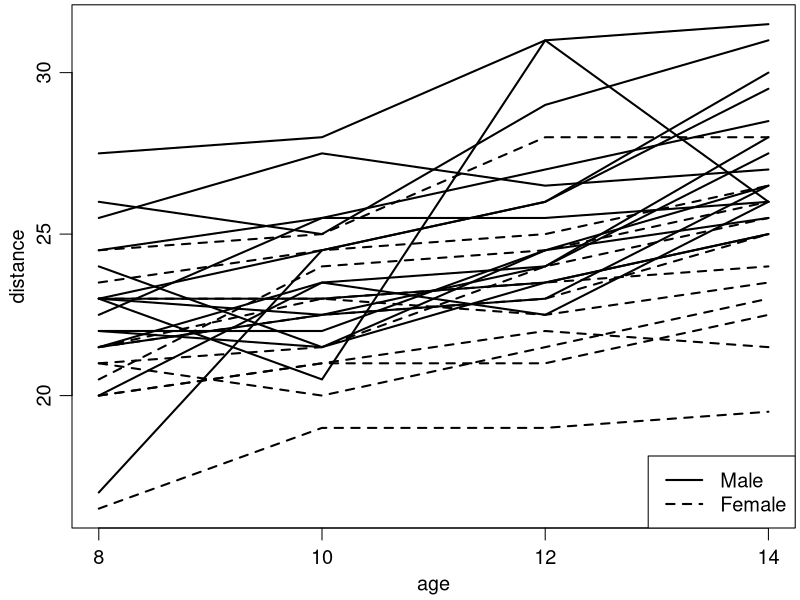
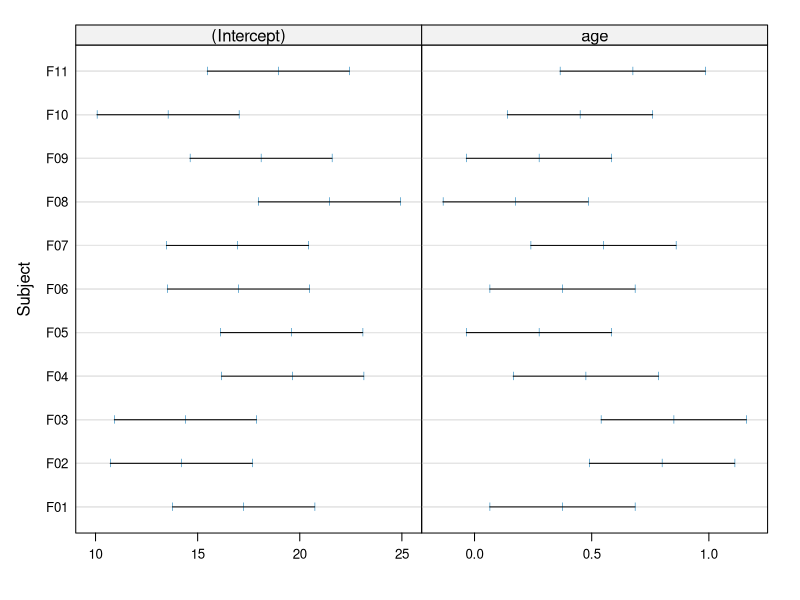
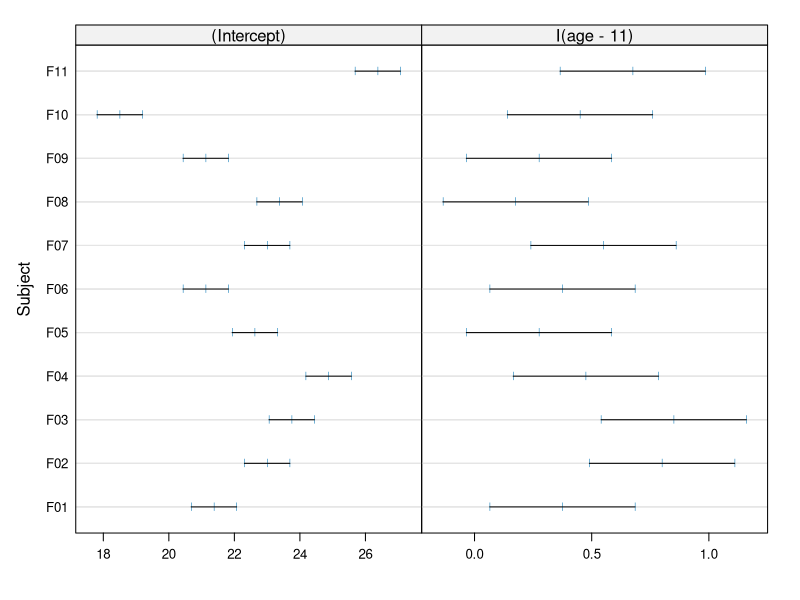
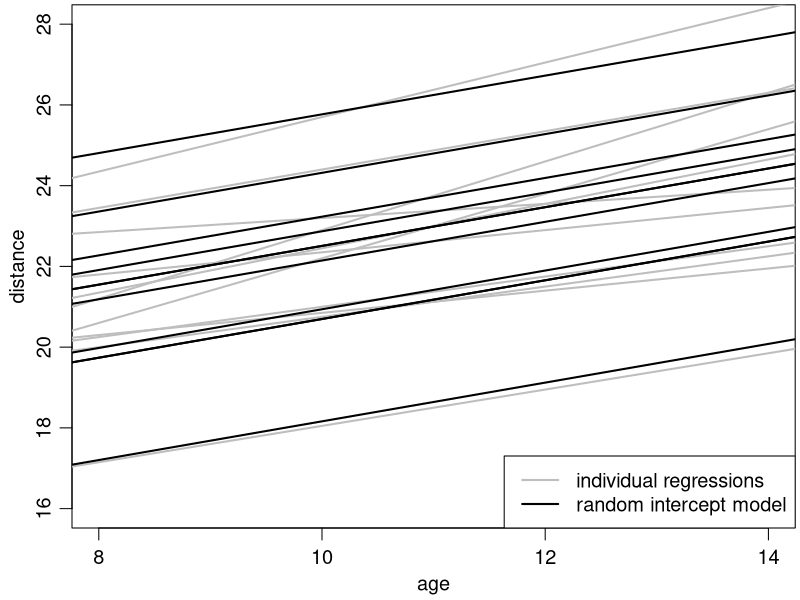
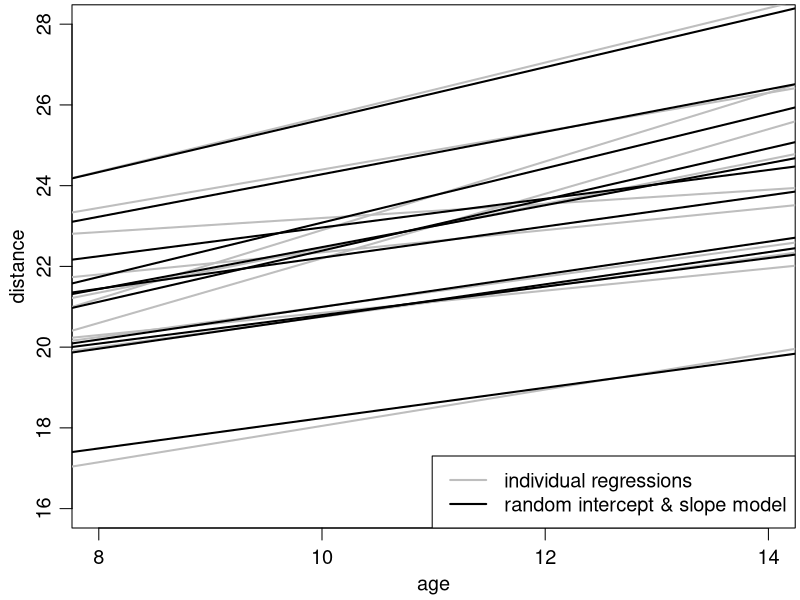
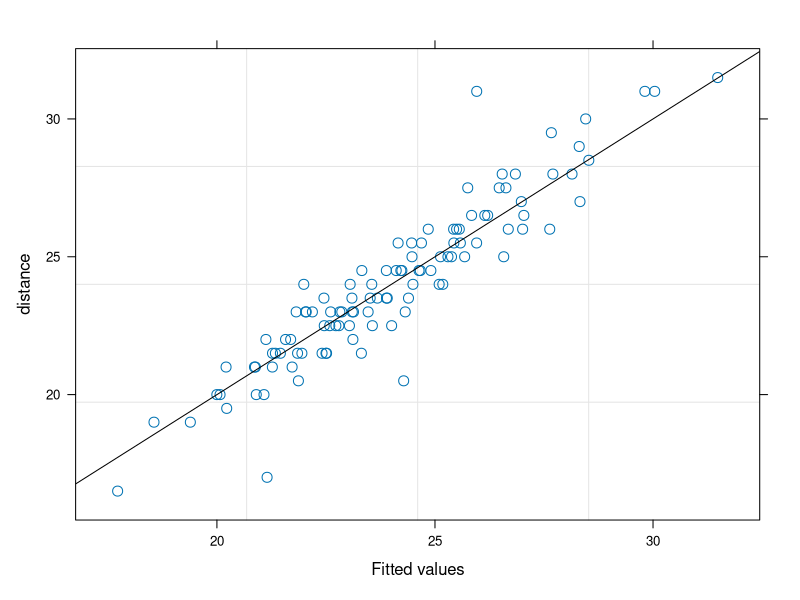
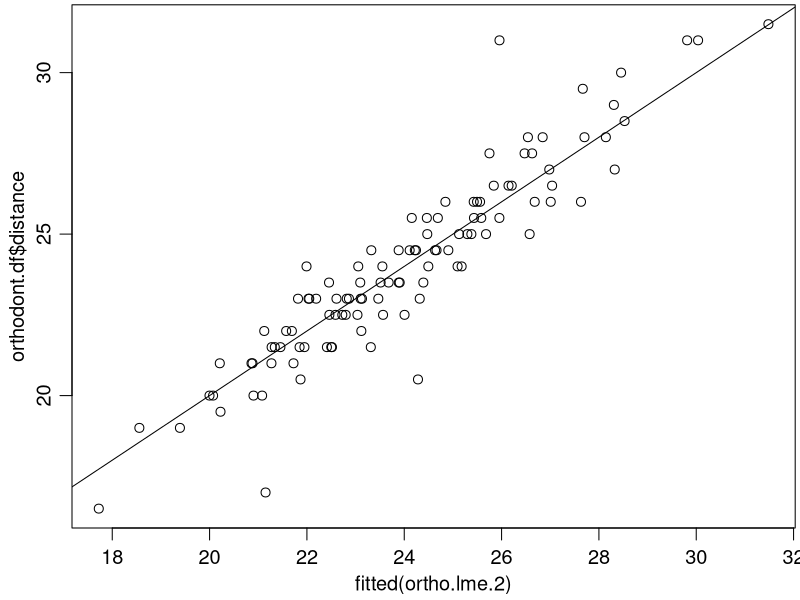
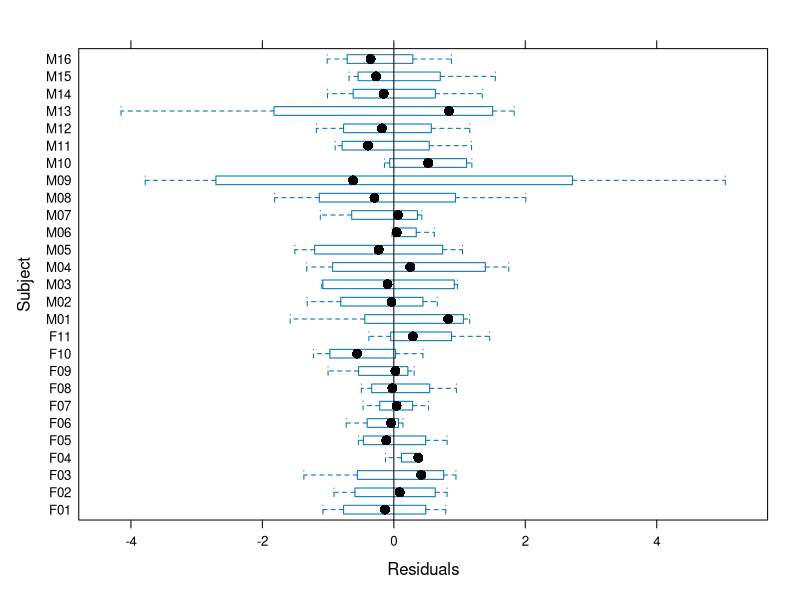

The R source for these figures, in order: (Note: this script raises an error after producing the figures.)
library(nlme)

orthodont.df <- data.frame(Orthodont)
orthodont.df$Subject <- factor(as.character(orthodont.df$Subject), ordered = FALSE)

par(oma=c(0,0,0,0), mar=c(3,3,0.2,0.2), mgp=c(1.8, 0.7, 0), cex=1.2)
plot(orthodont.df$age, orthodont.df$distance, xlab='age', ylab='distance', type='n', axes=FALSE)
axis(1, at=seq(8, 14, 2))
axis(2)
box()
for (s.index in 1:length(unique(orthodont.df$Subject))) {
  s <- unique(orthodont.df$Subject)[s.index]
  lines(orthodont.df$age[orthodont.df$Subject==s], orthodont.df$distance[orthodont.df$Subject==s], lty=1*(unique(orthodont.df$Sex[orthodont.df$Subject==s])=='Female')+1, lwd=2)
}
legend('bottomright', lty=c(1, 2), c('Male', 'Female'), lwd=2)


##############
# girls only #
##############

ortho.fem <- orthodont.df[orthodont.df$Sex=='Female',]

if (FALSE) {
postscript(file = "U:/vock/lehre/mixed_models/tex/ortho.fem.eps", onefile=TRUE,
  paper="special", width=7, height=5, family="Times", horizontal=FALSE)
par(oma=c(0,0,0,0), mar=c(3,3,0.2,0.2), mgp=c(1.8, 0.7, 0), cex=1.2)
plot(ortho.fem$age, ortho.fem$distance, xlab='age', ylab='distance', type='n', ylim=c(16, 28), axes=FALSE)
axis(1, at=seq(8, 14, 2))
axis(2)
box()
for (s.index in 1:length(unique(ortho.fem$Subject))) {
  s <- unique(ortho.fem$Subject)[s.index]
  lines(ortho.fem$age[ortho.fem$Subject==s], ortho.fem$distance[ortho.fem$Subject==s], lty=3*(s.index%%2)+2, lwd=2)
}
dev.off()
} # end if (FALSE)


# separate linear regression models per subject
ortho.fem.lmlist.1 <- lmList(distance ~ age | Subject, data=ortho.fem)
coef(ortho.fem.lmlist.1)
lapply(ortho.fem.lmlist.1, summary) # sigma-hat is also different
cbind(coef(ortho.fem.lmlist.1), 
  sigma=sapply(ortho.fem.lmlist.1, function(m) {summary(m)$sigma}))
plot(intervals(ortho.fem.lmlist.1))

# same as before, but with centered data
ortho.fem.lmlist.2 <- lmList(distance ~ I(age-11) | Subject, data=ortho.fem)
coef(ortho.fem.lmlist.2)
plot(intervals(ortho.fem.lmlist.2))

# a similar (common) model using lm
summary(lm(distance ~ age * Subject, data=ortho.fem))

# plot of the fitted regression lines
if (FALSE) {
postscript(file = "U:/vock/lehre/mixed_models/tex/ortho.fem.lmlist.eps", onefile=TRUE,
  paper="special", width=7, height=5, family="Times", horizontal=FALSE)
par(oma=c(0,0,0,0), mar=c(3,3,0.2,0.2), mgp=c(1.8, 0.7, 0), cex=1.2)
plot(ortho.fem$age, ortho.fem$distance, xlab='age', ylab='distance', type='n', ylim=c(16, 28), axes=FALSE)
axis(1, at=seq(8, 14, 2))
axis(2)
box()
for (s.index in 1:length(unique(ortho.fem$Subject))) {
  s <- unique(ortho.fem$Subject)[s.index]
  lines(ortho.fem$age[ortho.fem$Subject==s], ortho.fem$distance[ortho.fem$Subject==s], lty=3*(s.index%%2)+2, lwd=2, col='grey')
}
for (s.index in 1:length(unique(ortho.fem$Subject))) {
#  abline(rbind(c(1,-11),c(0,1)) %*% as.numeric(coef(ortho.fem.lmlist.2)[s.index,]), lwd=2)
  abline(as.numeric(coef(ortho.fem.lmlist.1)[s.index,]), lwd=2)
}
dev.off()
} # end if (FALSE)

# random intercept model
ortho.fem.lme.1 <- lme(distance ~ age, random = ~ 1 | Subject, data=ortho.fem)
ortho.fem.lme.1

# comparison to the individual regression lines
plot(ortho.fem$age, ortho.fem$distance, xlab='age', ylab='distance', type='n', ylim=c(16, 28), axes=FALSE)
axis(1, at=seq(8, 14, 2))
axis(2)
box()
for (s.index in 1:length(unique(ortho.fem$Subject))) {
  abline(as.numeric(coef(ortho.fem.lmlist.1)[s.index,]), lwd=2, col='grey')
}
for (s.index in 1:length(unique(ortho.fem$Subject))) {
  abline(as.numeric(coef(ortho.fem.lme.1)[s.index,]), lwd=2)
}
legend('bottomright', lty=1, lwd=2, col=c('grey', 'black'), c('individual regressions', 'random intercept model'))


# random intercept and slope model
ortho.fem.lme.2 <- lme(distance ~ age, random = ~ age | Subject, data=ortho.fem)
ortho.fem.lme.2

# comparison to the individual regression lines
plot(ortho.fem$age, ortho.fem$distance, xlab='age', ylab='distance', type='n', ylim=c(16, 28), axes=FALSE)
axis(1, at=seq(8, 14, 2))
axis(2)
box()
for (s.index in 1:length(unique(ortho.fem$Subject))) {
  abline(as.numeric(coef(ortho.fem.lmlist.1)[s.index,]), lwd=2, col='grey')
}
for (s.index in 1:length(unique(ortho.fem$Subject))) {
  abline(as.numeric(coef(ortho.fem.lme.2)[s.index,]), lwd=2)
}
legend('bottomright', lty=1, lwd=2, col=c('grey', 'black'), c('individual regressions', 'random intercept & slope model'))


library(lme4)
ortho.fem.lmer.1 <- lmer(distance ~ age + (1 | Subject), data=ortho.fem)
ortho.fem.lmer.1
ortho.fem.lmer.2 <- lmer(distance ~ age + (age | Subject), data=ortho.fem)
ortho.fem.lmer.2
detach(package:lme4)


# model comparison: LRT
anova(ortho.fem.lme.1, ortho.fem.lme.2)

detach(package:nlme)
library(lme4)
ortho.fem.lmer.1 <- lmer(distance ~ age + (1 | Subject), data=ortho.fem)
ortho.fem.lmer.2 <- lmer(distance ~ age + (age | Subject), data=ortho.fem)
anova(ortho.fem.lmer.1, ortho.fem.lmer.2) # switches to ML estimation
anova(ortho.fem.lmer.1, ortho.fem.lmer.2, refit=FALSE)
detach(package:lme4)
library(nlme)



##################
# girls and boys #
##################

ortho.lme.1 <- lme(distance ~ I(age-11), random = ~ I(age-11) | Subject, data=orthodont.df)
ortho.lme.1

ortho.lme.2 <- lme(distance ~ Sex * I(age-11), random = ~ I(age-11) | Subject, data=orthodont.df)
summary(ortho.lme.2)


fitted(ortho.lme.2, level=0:1)


# observed vs. fitted
plot(ortho.lme.2, distance ~ fitted(.), abline=c(0, 1))
# or:
plot(fitted(ortho.lme.2), orthodont.df$distance)
abline(0, 1)

if (FALSE) {
postscript(file = "U:/vock/lehre/mixed_models/tex/ortho.lme.2.observed.vs.fitted.eps", onefile=TRUE,
  paper="special", width=7, height=5, family="Times", horizontal=FALSE)
par(oma=c(0,0,0,0), mar=c(3,3,0.2,0.2), mgp=c(1.8, 0.7, 0), cex=1.2)
plot(fitted(ortho.lme.2), orthodont.df$distance, 
  xlim=range(orthodont.df$distance), ylim=range(orthodont.df$distance),
  xlab='Fitted value', ylab='Observed value')
abline(0, 1)
dev.off()
} # end if (FALSE)


##########################
# within-group residuals #
##########################

# boxplot of residuals by subject
plot(ortho.lme.2, Subject ~ resid(.), abline=0)
# or:
boxplot(resid(ortho.lme.2) ~ orthodont.df$Subject)
abline(h=0, lty='dotted')

if (FALSE) {
postscript(file = "U:/vock/lehre/mixed_models/tex/ortho.lme.2.residuals.eps", onefile=TRUE,
  paper="special", width=7, height=5, family="Times", horizontal=FALSE)
par(oma=c(0,0,0,0), mar=c(3.5,3,0.2,0.2), mgp=c(1.8, 0.7, 0), cex=1.2)
boxplot(resid(ortho.lme.2) ~ orthodont.df$Subject, axes=FALSE, ylab='Residual', ylim=c(-1, 1)*max(abs(resid(ortho.lme.2))))
axis(1, at=1:length(levels(orthodont.df$Subject)), labels=levels(orthodont.df$Subject), las=2)
axis(2)
mtext(side=1, line=2.3, 'Subject', cex=1.2)
box()
abline(h=0, lty='dotted')
dev.off()
}

# alternative to the boxplot
plot(resid(ortho.lme.2) ~ as.numeric(orthodont.df$Subject), axes=FALSE, ylab='Residual', xlab='Subject', ylim=c(-1, 1)*max(abs(resid(ortho.lme.2))), pch=16)
segments(1:length(levels(orthodont.df$Subject)), sapply(split(resid(ortho.lme.2), orthodont.df$Subject), min), 1:length(levels(orthodont.df$Subject)), sapply(split(resid(ortho.lme.2), orthodont.df$Subject), max))
segments(1:length(levels(orthodont.df$Subject)), sapply(split(resid(ortho.lme.2), orthodont.df$Subject), function(x) {sort(x)[2]}), 1:length(levels(orthodont.df$Subject)), sapply(split(resid(ortho.lme.2), orthodont.df$Subject), function(x) {sort(x)[3]}), lwd=5)
axis(1, at=1:length(levels(orthodont.df$Subject)), labels=levels(orthodont.df$Subject), las=2)
axis(2)
box()
abline(h=0, lty='dotted')

# scatter plots of residuals vs. fitted values, by sex
plot(ortho.lme.2, resid(.) ~ fitted(.) | Sex, grid=FALSE, abline=0, lty='dotted')
# or:
par(mfrow=c(1,2))
plot(fitted(ortho.lme.2)[orthodont.df$Sex=='Female'], resid(ortho.lme.2)[orthodont.df$Sex=='Female'], ylim=c(-1, 1)*max(abs(resid(ortho.lme.2))), xlim=range(fitted(ortho.lme.2)), xlab='Fitted value', ylab='Residual', main='Sex == Female')
abline(h=0, lty='dotted')
plot(fitted(ortho.lme.2)[orthodont.df$Sex=='Male'], resid(ortho.lme.2)[orthodont.df$Sex=='Male'], ylim=c(-1, 1)*max(abs(resid(ortho.lme.2))), xlim=range(fitted(ortho.lme.2)), xlab='Fitted value', ylab='Residual', main='Sex == Male')
abline(h=0, lty='dotted')
par(mfrow=c(1,1))

if (FALSE) {
postscript(file = "U:/vock/lehre/mixed_models/tex/ortho.lme.2.res.by.sex.eps", onefile=TRUE,
  paper="special", width=7, height=5, family="Times", horizontal=FALSE)
par(oma=c(0,0,0,0), mar=c(3,3,0.2,0.2), mgp=c(1.8, 0.7, 0), cex=1)
plot(ortho.lme.2, resid(.) ~ fitted(.) | Sex, grid=FALSE, abline=0, lty='dotted', scales=list(cex=1.2), 
  par.settings=list(axis.text=list(cex=1.2), par.xlab.text=list(cex=1.2), par.ylab.text=list(cex=1.2), add.text=list(cex=1.2)))
dev.off()
} # end if (FALSE)

# residuals vs. age by subject
plot(ortho.lme.2, resid(.) ~ age | Subject, grid=FALSE, abline=0, lty='dotted')
# girls and boys in separate rows
plot(ortho.lme.2, resid(.) ~ age | Subject, grid=FALSE, abline=0, lty='dotted', layout=c(6,5,1), skip=c(rep(FALSE, 11), TRUE, rep(FALSE, 16)))

if (FALSE) {
postscript(file = "U:/vock/lehre/mixed_models/tex/ortho.lme.2.res.vs.age.by.subject.eps", onefile=TRUE,
  paper="special", width=7, height=5, family="Times", horizontal=FALSE)
par(oma=c(0,0,0,0), mar=c(3,3,0.2,0.2), mgp=c(1.8, 0.7, 0), cex=0.8)
plot(ortho.lme.2, resid(.) ~ age | Subject, grid=FALSE, abline=0, lty='dotted', layout=c(8,4,1), skip=c(rep(FALSE, 11), rep(TRUE, 5), rep(FALSE, 16)),
  scales=list(x=list(limits=c(7, 15), at=c(8, 10, 12, 14)), y=list(at=c(-3, 0, 3))),
  par.settings=list(par.xlab.text=list(cex=1.2), par.ylab.text=list(cex=1.2)))
#plot(ortho.lme.2, resid(.) ~ fitted(.) | Sex, grid=FALSE, abline=0, lty='dotted', scales=list(cex=1.2), 
#  par.settings=list(axis.text=list(cex=1.2), par.xlab.text=list(cex=1.2), par.ylab.text=list(cex=1.2), add.text=list(cex=1.2)))
dev.off()
} # end if (FALSE)

# normal QQ plots
qqnorm(resid(ortho.lme.2))
# or:
qqnorm(ortho.lme.2, ~ resid(.))

# identifying the outliers: (ESC to stop)
identify(qqnorm(resid(ortho.lme.2)), labels=orthodont.df$Subject)

# separate normal QQ plots by sex
par(mfrow=c(1,2))
qqnorm(resid(ortho.lme.2)[orthodont.df$Sex=='Male'], xlim=c(-2.5, 2.5), ylim=range(resid(ortho.lme.2)), main='Sex == Male')
qqnorm(resid(ortho.lme.2)[orthodont.df$Sex=='Female'], xlim=c(-2.5, 2.5), ylim=range(resid(ortho.lme.2)), main='Sex == Female')
par(mfrow=c(1,1))
# this is not the same as
qqnorm(ortho.lme.2, ~ resid(.) | Sex)
# which roughly corresponds to:
qqnorm(resid(ortho.lme.2), col=as.numeric(orthodont.df$Sex)+1, datax=TRUE)

if (FALSE) {
postscript(file = "U:/vock/lehre/mixed_models/tex/ortho.lme.2.qqnorm.eps", onefile=TRUE,
  paper="special", width=7, height=5, family="Times", horizontal=FALSE)
par(oma=c(0,0,0,0), mar=c(3,3,0.2,0.2), mgp=c(1.8, 0.7, 0), cex=1.2)
qqnorm(resid(ortho.lme.2), main='')
dev.off()
postscript(file = "U:/vock/lehre/mixed_models/tex/ortho.lme.2.qqnorm.by.sex.eps", onefile=TRUE,
  paper="special", width=7, height=5, family="Times", horizontal=FALSE)
par(oma=c(0,0,0,0), mar=c(3,3,1.5,0.2), mgp=c(1.8, 0.7, 0), cex=1.2)
par(mfrow=c(1,2))
qqnorm(resid(ortho.lme.2)[orthodont.df$Sex=='Male'], xlim=c(-2.5, 2.5), ylim=range(resid(ortho.lme.2)), main='Sex == Male', cex.lab=1.2)
qqnorm(resid(ortho.lme.2)[orthodont.df$Sex=='Female'], xlim=c(-2.5, 2.5), ylim=range(resid(ortho.lme.2)), main='Sex == Female', cex.lab=1.2)
par(mfrow=c(1,1))
dev.off()
} # end if (FALSE)

# attempts to assess the independence of residuals and random effects
# residuals vs. single random effects
plot(ortho.lme.2, resid(.) ~ rep(ranef(.)$'(Intercept)', each=4), grid=FALSE, abline=0, lty='dotted', xlab='Random intercepts')
plot(ortho.lme.2, resid(.) ~ rep(ranef(.)$'I(age - 11)', each=4), grid=FALSE, abline=0, lty='dotted', xlab='Random coefficients for age')
# residuals vs. random-effects part of the predictions
plot(ortho.lme.2, resid(.) ~ fitted(., level=1) - fitted(., level=0), grid=FALSE, abline=0, lty='dotted', xlab='Random-effects part of the prediction')
plot(ortho.lme.2, resid(.) ~ fitted(., level=1) - fitted(., level=0) | Subject, grid=FALSE, abline=0, lty='dotted', xlab='Random-effects part of the prediction')


##################
# random effects #
##################

# QQ plots
qqnorm(ortho.lme.2, ~ ranef(.))

if (FALSE) {
postscript(file = "U:/vock/lehre/mixed_models/tex/ortho.lme.2.qqnorm.ranef.eps", onefile=TRUE,
  paper="special", width=7, height=5, family="Times", horizontal=FALSE)
par(oma=c(0,0,0,0), mar=c(3,3,0.2,0.2), mgp=c(1.8, 0.7, 0), cex=1.2)
qqnorm(ortho.lme.2, ~ ranef(.), id=0.1, cex=0.8, adj=c(0.5, -0.6),
#qqnorm(ortho.lme.2, ~ ranef(.), 
  par.settings=list(axis.text=list(cex=1.2), par.xlab.text=list(cex=1.2), par.ylab.text=list(cex=1.2), add.text=list(cex=1.2)))
dev.off()
} # end if (FALSE)

# boxplots of random intercepts/age effects by sex
re <- ranef(ortho.lme.2, augFrame=TRUE)
boxplot(re$'(Intercept)' ~ re$Sex)
abline(h=0, lty='dotted')
boxplot(re$'I(age - 11)' ~ re$Sex)
abline(h=0, lty='dotted')

if (FALSE) {
postscript(file = "U:/vock/lehre/mixed_models/skript_folien/ortho.lme.2.boxplot.ranef.eps", onefile=TRUE,
  paper="special", width=7, height=5, family="Times", horizontal=FALSE)
par(oma=c(0,0,0,0), mar=c(3,3,0.2,0.2), mgp=c(1.8, 0.7, 0), cex=1.2)
par(mfrow=c(1,2))
boxplot(re$'(Intercept)' ~ re$Sex, 
  ylim=c(-1, 1)*max(abs(re$'(Intercept)')), xlab='Sex', ylab='Intercept', cex.lab=1.2)
abline(h=0, lty='dotted')
boxplot(re$'I(age - 11)' ~ re$Sex, 
  ylim=c(-1, 1)*max(abs(re$'I(age - 11)')), xlab='Sex', ylab='I(age - 11)', cex.lab=1.2)
abline(h=0, lty='dotted')
par(mfrow=c(1,1))
dev.off()
} # end if (FALSE)

# homogeneity of Psi across sexes (covariance structure of the random effects):
# scatter plots of the predicted random effects, separately for girls and boys
re <- ranef(ortho.lme.2, augFrame=TRUE)
par(mfrow=c(1, 2))
with(re[re$Sex=='Male',], plot(`(Intercept)`, `I(age - 11)`, 
  xlim=c(-1, 1)*max(abs(re$`(Intercept)`)), ylim=c(-1, 1)*max(abs(re$`I(age - 11)`)),
  main='Sex == Male', xlab='Intercept'))
with(re[re$`I(age - 11)` > 0.2,], text(`(Intercept)`, `I(age - 11)`, 
  dimnames(re)[[1]][re$`I(age - 11)` > 0.2], cex=0.8, adj=c(0.5, 1.6)))
abline(h=0, v=0, lty='dotted')
with(re[re$Sex=='Female',], plot(`(Intercept)`, `I(age - 11)`, 
  xlim=c(-1, 1)*max(abs(re$`(Intercept)`)), ylim=c(-1, 1)*max(abs(re$`I(age - 11)`)),
  main='Sex == Female', xlab='Intercept'))
abline(h=0, v=0, lty='dotted')
par(mfrow=c(1, 1))

# similar plot, using lattice::xyplot
with(re, lattice::xyplot(`I(age - 11)` ~ `(Intercept)` | Sex, abline=list(h=0, v=0, lty='dotted')))

if (FALSE) {
postscript(file = "U:/vock/lehre/mixed_models/skript_folien/ortho.lme.2.scatter.ranef.by.sex.eps", onefile=TRUE,
  paper="special", width=7, height=5, family="Times", horizontal=FALSE)
par(oma=c(0,0,0,0), mar=c(3,3,1.5,0.2), mgp=c(1.8, 0.7, 0), cex=1.2)
re <- ranef(ortho.lme.2, augFrame=TRUE)
par(mfrow=c(1, 2))
with(re[re$Sex=='Male',], plot(`(Intercept)`, `I(age - 11)`, 
  xlim=c(-1, 1)*max(abs(re$`(Intercept)`)), ylim=c(-1, 1)*max(abs(re$`I(age - 11)`)),
  main='Sex == Male', xlab='Intercept', cex.lab=1.2))
with(re[re$`I(age - 11)` > 0.2,], text(`(Intercept)`, `I(age - 11)`, 
  dimnames(re)[[1]][re$`I(age - 11)` > 0.2], cex=0.8, adj=c(0.5, 1.6)))
abline(h=0, v=0, lty='dotted')
with(re[re$Sex=='Female',], plot(`(Intercept)`, `I(age - 11)`, 
  xlim=c(-1, 1)*max(abs(re$`(Intercept)`)), ylim=c(-1, 1)*max(abs(re$`I(age - 11)`)),
  main='Sex == Female', xlab='Intercept', cex.lab=1.2))
abline(h=0, v=0, lty='dotted')
par(mfrow=c(1, 1))
dev.off()
} # end if (FALSE)



# extracting fitted values/residuals/predicted random effects using lme4:
library(lme4)
ortho.lmer.2 <- lmer(distance ~ Sex * I(age-11) + (I(age-11) | Subject), data=orthodont.df)
fitted(ortho.lmer.2)
predict(ortho.lmer.2, re.form = ~ 0) # fixed effects only
resid(ortho.lmer.2)
resid(ortho.lmer.2, type='pearson', scaled=TRUE) # standardized residuals
ranef(ortho.lmer.2)
detach(package:lme4)




##############################
# independent random effects #
##############################

ortho.lme.2a <- lme(distance ~ Sex * I(age-11), random = list(Subject = pdDiag(~ I(age-11))), data=orthodont.df)
anova(ortho.lme.2, ortho.lme.2a)


library(lme4)
ortho.lmer.2a <- lmer(distance ~ Sex * I(age-11) + (I(age-11) || Subject), data=orthodont.df)
anova(ortho.lmer.2, ortho.lmer.2a, refit=FALSE)
detach(package:lme4)



#########################
# heteroscedastic model #
#########################

ortho.lme.3 <- lme(distance ~ Sex * I(age-11), random = ~ I(age-11) | Subject, 
  weights = varIdent(form = ~ 1 | Sex), data=orthodont.df)

summary(ortho.lme.3)

# random effects could still be assumed to be uncorrelated:
ortho.lme.3a <- lme(distance ~ Sex * I(age-11), random = list(Subject = pdDiag(~ I(age-11))), 
  weights = varIdent(form = ~ 1 | Sex), data=orthodont.df)
anova(ortho.lme.3, ortho.lme.3a)

# scatter plots of residuals vs. fitted values, by sex
plot(ortho.lme.3, resid(., type='pearson') ~ fitted(.) | Sex, grid=FALSE, abline=0, lty='dotted')
# compare to:
plot(ortho.lme.2, resid(., type='pearson') ~ fitted(.) | Sex, grid=FALSE, abline=0, lty='dotted')

if (FALSE) {
postscript(file = "U:/vock/lehre/mixed_models/tex/ortho.lme.3.res.by.sex.eps", onefile=TRUE,
  paper="special", width=7, height=5, family="Times", horizontal=FALSE)
par(oma=c(0,0,0,0), mar=c(3,3,0.2,0.2), mgp=c(1.8, 0.7, 0), cex=1)
plot(ortho.lme.3, resid(., type='pearson') ~ fitted(.) | Sex, grid=FALSE, abline=0, lty='dotted', scales=list(cex=1.2), 
  par.settings=list(axis.text=list(cex=1.2), par.xlab.text=list(cex=1.2), par.ylab.text=list(cex=1.2), add.text=list(cex=1.2)))
dev.off()
} # end if (FALSE)

qqnorm(ortho.lme.3, ~ resid(., type='pearson'))

anova(ortho.lme.2, ortho.lme.3)

# graphical comparison of the fitted lines of ortho.lme.2 and .3
plot(orthodont.df$age, orthodont.df$distance, xlab='age', ylab='distance', type='n', axes=FALSE)
axis(1, at=seq(8, 14, 2))
axis(2)
box()
for (s.index in 1:length(unique(orthodont.df$Subject))) {
  s <- unique(orthodont.df$Subject)[s.index]
  polygon(c(orthodont.df$age[orthodont.df$Subject==s], rev(orthodont.df$age[orthodont.df$Subject==s])),
          c(fitted(ortho.lme.2)[orthodont.df$Subject==s], rev(fitted(ortho.lme.3)[orthodont.df$Subject==s])),
          col=rainbow(27)[s.index], density=30, angle=4*s.index+30)
}
for (s.index in 1:length(unique(orthodont.df$Subject))) {
  s <- unique(orthodont.df$Subject)[s.index]
  lines(orthodont.df$age[orthodont.df$Subject==s], fitted(ortho.lme.3)[orthodont.df$Subject==s], col=rainbow(27)[s.index], lwd=2)
}
legend('bottomright', lty=1, lwd=c(1, 2), c('ortho.lme.2', 'ortho.lme.3'))


# further variance functions

ortho.lme.4 <- lme(distance ~ Sex * I(age-11), random = ~ I(age-11) | Subject, 
  weights = varIdent(form = ~ 1 | Sex * age), data=orthodont.df)
summary(ortho.lme.4)
anova(ortho.lme.3, ortho.lme.4)

ortho.lme.5 <- lme(distance ~ Sex * I(age-11), random = ~ I(age-11) | Subject, 
  weights = varComb(varIdent(form = ~ 1 | Sex), varIdent(form = ~ 1 | age)), 
  data=orthodont.df)
summary(ortho.lme.5)
anova(ortho.lme.3, ortho.lme.5)

# can't specify the omission of the interaction as follows:
ortho.lme.5a <- lme(distance ~ Sex * I(age-11), random = ~ I(age-11) | Subject, 
  weights = varIdent(form = ~ 1 | Sex + age), data=orthodont.df)  # will not work

ortho.lme.6 <- lme(distance ~ Sex * I(age-11), random = ~ I(age-11) | Subject, 
  weights = varFixed(~ age), data=orthodont.df)
summary(ortho.lme.6)
anova(ortho.lme.2, ortho.lme.6)  # no LRT -- same df...

ortho.lme.6a <- lme(distance ~ Sex * I(age-11), random = ~ I(age-11) | Subject, 
  weights = varPower(form = ~ age, fixed=0.5), data=orthodont.df)
summary(ortho.lme.6a)

ortho.lme.7 <- lme(distance ~ Sex * I(age-11), random = ~ I(age-11) | Subject, 
  weights = varPower(form = ~ age), data=orthodont.df)
summary(ortho.lme.7)
anova(ortho.lme.2, ortho.lme.7)

ortho.lme.8 <- lme(distance ~ Sex * I(age-11), random = ~ I(age-11) | Subject, 
  weights = varPower(form = ~ age | Sex), data=orthodont.df)
summary(ortho.lme.8)
anova(ortho.lme.2, ortho.lme.8)

ortho.lme.9 <- lme(distance ~ Sex * I(age-11), random = ~ I(age-11) | Subject, 
  weights = varComb(varPower(form = ~ age | Sex), varIdent(form = ~ 1 | Sex)), 
  data=orthodont.df)
summary(ortho.lme.9)
anova(ortho.lme.2, ortho.lme.9)

ortho.lme.10 <- lme(distance ~ Sex * I(age-11), random = ~ I(age-11) | Subject, 
  weights = varPower(form = ~ fitted(.)), data=orthodont.df)
summary(ortho.lme.10)
anova(ortho.lme.2, ortho.lme.10)

ortho.lme.11 <- lme(distance ~ Sex * I(age-11), random = ~ I(age-11) | Subject, 
  weights = varExp(form = ~ age), data=orthodont.df)
summary(ortho.lme.11)
anova(ortho.lme.2, ortho.lme.11)

ortho.lme.12 <- lme(distance ~ Sex * I(age-11), random = ~ I(age-11) | Subject, 
  weights = varConstPower(form = ~ fitted(.)), data=orthodont.df)
summary(ortho.lme.12)
anova(ortho.lme.2, ortho.lme.12)


##################################
# correlated within-group errors #
##################################

ACF(ortho.lme.3)
plot(ACF(ortho.lme.3), alpha=0.05)

# MA(1)
ortho.lme.4 <- lme(distance ~ Sex * I(age-11), random = ~ I(age-11) | Subject, 
  weights = varIdent(form = ~ 1 | Sex), 
  correlation = corARMA(form = ~ 1 | Subject, p=0, q=1), 
  data=orthodont.df)
# or:
# ortho.lme.4 <- lme(distance ~ Sex * I(age-11), random = ~ I(age-11) | Subject, 
#   weights = varIdent(form = ~ 1 | Sex), 
#   correlation = corARMA(form = ~ age/2 | Subject, p=0, q=1), 
#   data=orthodont.df)

summary(ortho.lme.4)
anova(ortho.lme.3, ortho.lme.4)

# AR(1)
ortho.lme.5 <- lme(distance ~ Sex * I(age-11), random = ~ I(age-11) | Subject, 
  weights = varIdent(form = ~ 1 | Sex), 
  correlation = corAR1(form = ~ 1 | Subject), 
  data=orthodont.df)
summary(ortho.lme.5)
anova(ortho.lme.3, ortho.lme.5)

# compound symmetry
ortho.lme.6 <- lme(distance ~ Sex * I(age-11), random = ~ I(age-11) | Subject, 
  weights = varIdent(form = ~ 1 | Sex), 
  correlation = corCompSymm(form = ~ 1 | Subject), 
  data=orthodont.df)
summary(ortho.lme.6)
anova(ortho.lme.3, ortho.lme.6)

# general -- does not converge with the default settings
lme(distance ~ Sex * I(age-11), random = ~ I(age-11) | Subject, 
  weights = varIdent(form = ~ 1 | Sex), 
  correlation = corSymm(form = ~ 1 | Subject), 
  data=orthodont.df)
# increase the number of iterations for nlminb:
ortho.lme.7 <- lme(distance ~ Sex * I(age-11), random = ~ I(age-11) | Subject, 
  weights = varIdent(form = ~ 1 | Sex), 
  correlation = corSymm(form = ~ 1 | Subject), 
  data=orthodont.df, control=list(msMaxIter=100))
anova(ortho.lme.3, ortho.lme.7)


#######
# gls #
#######

ortho.gls.1 <- gls(distance ~ Sex * I(age-11), 
  correlation = corSymm(form = ~ 1 | Subject), 
  weights = varIdent(form = ~ 1 | age), data=orthodont.df)

ortho.gls.1

ortho.gls.2 <- gls(distance ~ Sex * I(age-11), 
  correlation = corCompSymm(form = ~ 1 | Subject), 
  weights = varIdent(form = ~ 1 | age), data=orthodont.df)
ortho.gls.3 <- gls(distance ~ Sex * I(age-11), 
  correlation = corCompSymm(form = ~ 1 | Subject), data=orthodont.df)
anova(ortho.gls.1, ortho.gls.2, ortho.gls.3)

plot(ortho.gls.3, resid(., type='n') ~ age | Sex)

ortho.gls.4 <- gls(distance ~ Sex * I(age-11), 
  correlation = corCompSymm(form = ~ 1 | Subject), 
  weights = varIdent(form = ~ 1 | Sex), data=orthodont.df)
anova(ortho.gls.3, ortho.gls.4)

plot(ortho.gls.4, resid(., type='n') ~ age | Sex)


# combinations of heteroscadasticity for sex with the general var/cov matrix
ortho.gls.5 <- gls(distance ~ Sex * I(age-11), 
  correlation = corSymm(form = ~ 1 | Subject), 
  weights = varComb(varIdent(form = ~ 1 | age), varIdent(form = ~ 1 | Sex)),
  data=orthodont.df)
ortho.gls.6 <- gls(distance ~ Sex * I(age-11), 
  correlation = corSymm(form = ~ 1 | Subject), 
  weights = varIdent(form = ~ 1 | age*Sex),
  data=orthodont.df)
anova(ortho.gls.4, ortho.gls.5, ortho.gls.6)


# comparison to the LME model
anova(ortho.lme.3, ortho.gls.4, test=FALSE)


# comparison to an LME model with a random intercept only

ortho.lme.3.without.random.slope <- lme(distance ~ Sex * I(age-11), 
  random = ~ 1 | Subject,  
  weights = varIdent(form = ~ 1 | Sex), data=orthodont.df)

anova(ortho.lme.3.without.random.slope, ortho.gls.4, test=FALSE)

